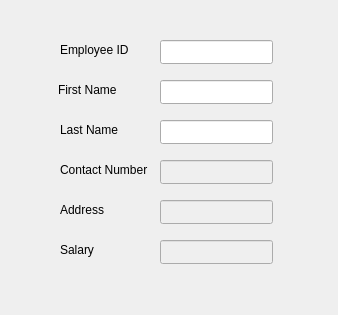
<?xml version="1.0" encoding="UTF-8"?>
<ui version="4.0">
 <class>Form</class>
 <widget class="QWidget" name="Form">
  <property name="geometry">
   <rect>
    <x>0</x>
    <y>0</y>
    <width>338</width>
    <height>315</height>
   </rect>
  </property>
  <property name="windowTitle">
   <string>Form</string>
  </property>
  <widget class="QLabel" name="label_7">
   <property name="geometry">
    <rect>
     <x>60</x>
     <y>40</y>
     <width>71</width>
     <height>20</height>
    </rect>
   </property>
   <property name="text">
    <string>Employee ID</string>
   </property>
  </widget>
  <widget class="QLineEdit" name="lineEdit_5">
   <property name="enabled">
    <bool>false</bool>
   </property>
   <property name="geometry">
    <rect>
     <x>160</x>
     <y>240</y>
     <width>113</width>
     <height>24</height>
    </rect>
   </property>
   <property name="text">
    <string/>
   </property>
  </widget>
  <widget class="QLineEdit" name="lineEdit_2">
   <property name="enabled">
    <bool>false</bool>
   </property>
   <property name="geometry">
    <rect>
     <x>160</x>
     <y>160</y>
     <width>113</width>
     <height>24</height>
    </rect>
   </property>
  </widget>
  <widget class="QLineEdit" name="lineEdit_6">
   <property name="geometry">
    <rect>
     <x>160</x>
     <y>40</y>
     <width>113</width>
     <height>24</height>
    </rect>
   </property>
  </widget>
  <widget class="QLabel" name="label_2">
   <property name="geometry">
    <rect>
     <x>60</x>
     <y>160</y>
     <width>91</width>
     <height>20</height>
    </rect>
   </property>
   <property name="text">
    <string>Contact Number</string>
   </property>
  </widget>
  <widget class="QLabel" name="label_4">
   <property name="geometry">
    <rect>
     <x>60</x>
     <y>200</y>
     <width>71</width>
     <height>20</height>
    </rect>
   </property>
   <property name="text">
    <string>Address</string>
   </property>
  </widget>
  <widget class="QLabel" name="label_3">
   <property name="geometry">
    <rect>
     <x>60</x>
     <y>120</y>
     <width>71</width>
     <height>20</height>
    </rect>
   </property>
   <property name="text">
    <string>Last Name</string>
   </property>
  </widget>
  <widget class="QLineEdit" name="lineEdit_4">
   <property name="enabled">
    <bool>false</bool>
   </property>
   <property name="geometry">
    <rect>
     <x>160</x>
     <y>200</y>
     <width>113</width>
     <height>24</height>
    </rect>
   </property>
  </widget>
  <widget class="QLabel" name="label_5">
   <property name="geometry">
    <rect>
     <x>60</x>
     <y>240</y>
     <width>71</width>
     <height>20</height>
    </rect>
   </property>
   <property name="text">
    <string>Salary</string>
   </property>
  </widget>
  <widget class="QLineEdit" name="lineEdit">
   <property name="geometry">
    <rect>
     <x>160</x>
     <y>80</y>
     <width>113</width>
     <height>24</height>
    </rect>
   </property>
  </widget>
  <widget class="QLabel" name="label">
   <property name="geometry">
    <rect>
     <x>58</x>
     <y>80</y>
     <width>71</width>
     <height>20</height>
    </rect>
   </property>
   <property name="text">
    <string>First Name</string>
   </property>
  </widget>
  <widget class="QLineEdit" name="lineEdit_3">
   <property name="geometry">
    <rect>
     <x>160</x>
     <y>120</y>
     <width>113</width>
     <height>24</height>
    </rect>
   </property>
  </widget>
 </widget>
 <resources/>
 <connections/>
</ui>
